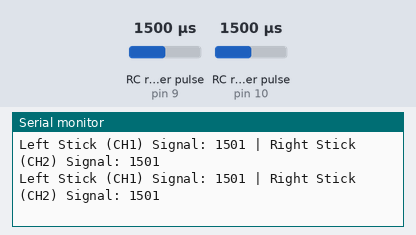
Recording of a sketch running on a simulated Arduino Uno, built with avr-gcc and run on an emulated ATmega328P. On the bench: the last lines printed to the serial monitor. Wiring (inferred from the names in the program): 2 × RC receiver channel: data pin 9 / data pin 10. Inputs (shaded band) come from the test bench; at power-on: RC receiver pulse (sensors on pin 9, pin 10) 1500 µs.

Above: at 1.2 s.
1.3 s: RC receiver pulse (sensor on pin 9) set to 1020 µs
At 1.46 s:
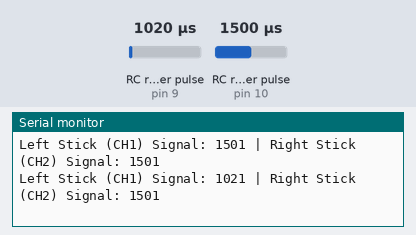
2.8 s: RC receiver pulse (sensor on pin 10) set to 1020 µs
At 2.9 s:
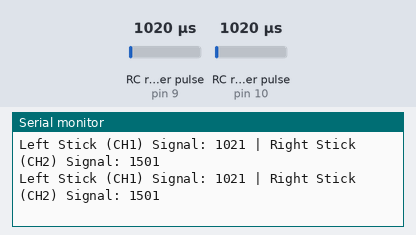
5.8 s: RC receiver pulse (sensor on pin 10) set to 1250 µs
At 5.9 s:
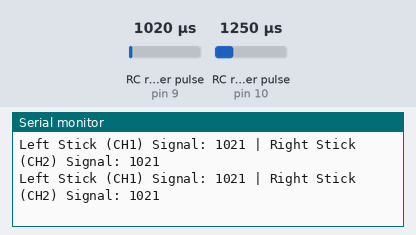
8.8 s: RC receiver pulse (sensor on pin 9) set to 1250 µs
At 8.9 s:
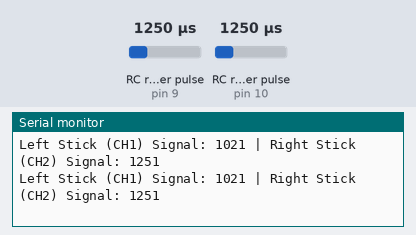
Timing chart, 0 to 11.3 s (numbered marks = the images above; inputs shaded):
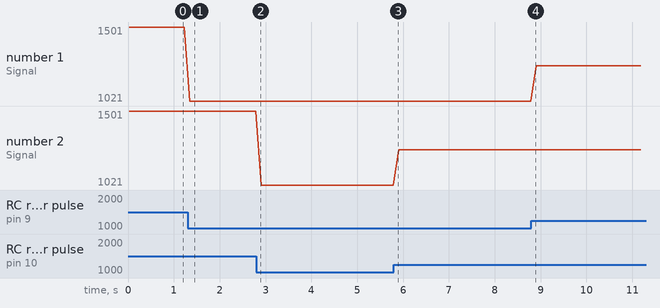

The sketch:

Joy_stick_checking_value.ino
```cpp
#define CH1_PIN 9 // Left stick (CH1) signal pin
#define CH2_PIN 10 // Right stick (CH2) signal pin

void setup() {
  // Initialize pins
  pinMode(CH1_PIN, INPUT);
  pinMode(CH2_PIN, INPUT);

  // Start Serial Monitor
  Serial.begin(9600);
  Serial.println("Starting Signal Monitor...");
}

void loop() {
  // Read receiver signals
  int leftSignal = pulseIn(CH1_PIN, HIGH);  // Signal from left stick
  int rightSignal = pulseIn(CH2_PIN, HIGH); // Signal from right stick

  // Print received values to Serial Monitor
  Serial.print("Left Stick (CH1) Signal: ");
  Serial.print(leftSignal);
  Serial.print(" | Right Stick (CH2) Signal: ");
  Serial.println(rightSignal);

  // Add a small delay to make output readable
  delay(100);
}
```

Measured:
- after the input at 1.3 s, the serial monitor: prints a new line at once (image 1)
- plotted number 1: 1501 → 1021 after the input at 1.3 s
- plotted number 2: 1021 → 1251 after the input at 5.8 s
